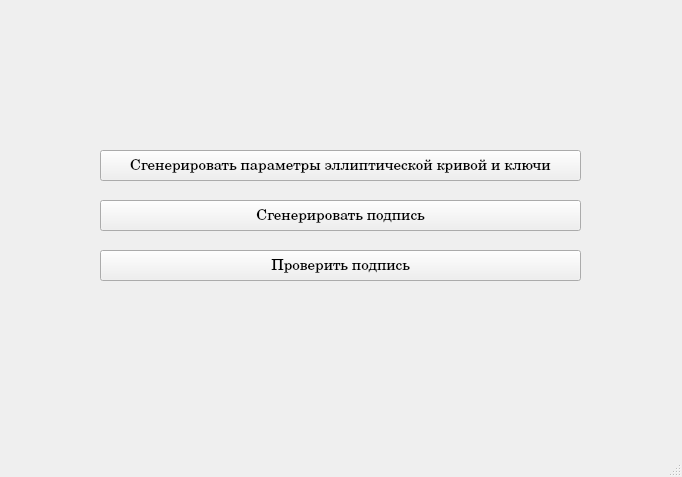
<?xml version="1.0" encoding="UTF-8"?>
<ui version="4.0">
 <class>MainWindow</class>
 <widget class="QMainWindow" name="MainWindow">
  <property name="geometry">
   <rect>
    <x>0</x>
    <y>0</y>
    <width>682</width>
    <height>477</height>
   </rect>
  </property>
  <property name="windowTitle">
   <string>MainWindow</string>
  </property>
  <widget class="QWidget" name="centralwidget">
   <widget class="QPushButton" name="GenParams">
    <property name="geometry">
     <rect>
      <x>100</x>
      <y>150</y>
      <width>481</width>
      <height>31</height>
     </rect>
    </property>
    <property name="font">
     <font>
      <family>Century</family>
      <pointsize>11</pointsize>
     </font>
    </property>
    <property name="text">
     <string>Сгенерировать параметры эллиптической кривой и ключи</string>
    </property>
   </widget>
   <widget class="QPushButton" name="GenSign">
    <property name="geometry">
     <rect>
      <x>100</x>
      <y>200</y>
      <width>481</width>
      <height>31</height>
     </rect>
    </property>
    <property name="font">
     <font>
      <family>Century</family>
      <pointsize>11</pointsize>
     </font>
    </property>
    <property name="text">
     <string>Сгенерировать подпись</string>
    </property>
   </widget>
   <widget class="QPushButton" name="VerifySign">
    <property name="geometry">
     <rect>
      <x>100</x>
      <y>250</y>
      <width>481</width>
      <height>31</height>
     </rect>
    </property>
    <property name="font">
     <font>
      <family>Century</family>
      <pointsize>11</pointsize>
     </font>
    </property>
    <property name="text">
     <string>Проверить подпись</string>
    </property>
   </widget>
  </widget>
  <widget class="QMenuBar" name="menubar">
   <property name="geometry">
    <rect>
     <x>0</x>
     <y>0</y>
     <width>682</width>
     <height>18</height>
    </rect>
   </property>
  </widget>
  <widget class="QStatusBar" name="statusbar"/>
 </widget>
 <resources/>
 <connections/>
</ui>
